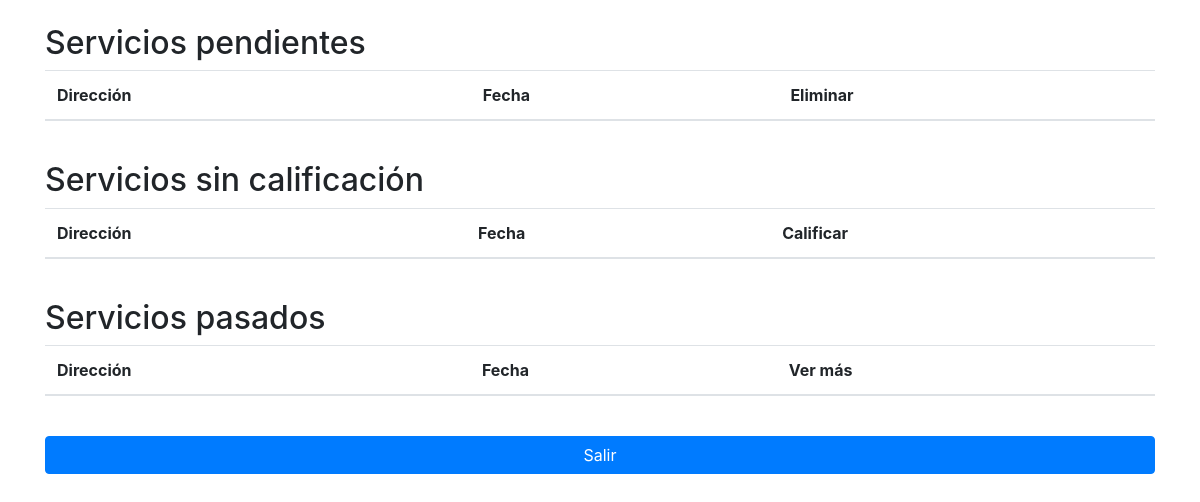
Before: /history.php (signed in) with the older database file.
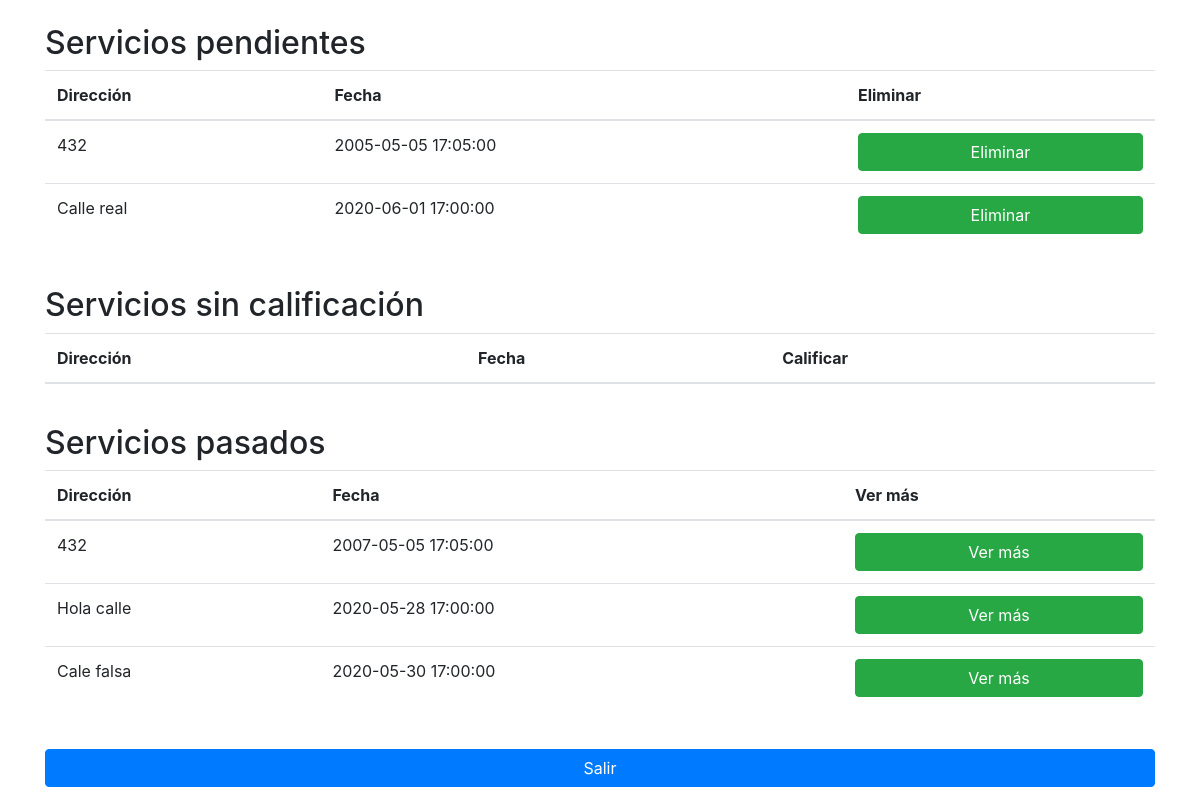
After: the same page with the newer database file.
### tables this page shows
CREATE TABLE `task` (
  `id` int(11) NOT NULL,
  `idClient` int(11) NOT NULL,
  `name` text NOT NULL,
  `phone` int(11) NOT NULL,
  `address` text NOT NULL,
  `amount` float NOT NULL,
  `time` datetime NOT NULL,
  `idCleaner` int(11) NOT NULL,
  `review` varchar(511) NOT NULL,
  `score` int(11) NOT NULL
);

### history.php (the view, shortened to what this page needs)
<?php
    include("config.php");
?>
<!DOCTYPE html>
<html lang="en">
<head>
    <link rel="stylesheet" href="https://maxcdn.bootstrapcdn.com/bootstrap/4.4.1/css/bootstrap.min.css">
    <link rel="stylesheet" href="alert.css">
</head>
<body>
    <div class="container">
        <br>
        <h2> Servicios pendientes </h2>
        <table class="table">
            <thead>
                <tr>
                    <th>Dirección</th>
                    <th>Fecha</th>
                    <th>Eliminar</th>
                </tr>
            </thead>
            <tbody>
                <?php
                $sql = "SELECT * FROM task WHERE idCleaner = -1;";
                $result = mysqli_query($db, $sql);
                while($row = mysqli_fetch_assoc($result)) {
                    echo
                        '<tr>'.
                            '<td>'.$row["address"].'</td>'.
                            '<td>'.$row["time"].'</td>'.
                            '<td>'.
                                '<form  action = "history.php" method="POST">'.
                                    '<input type="hidden" id="idTask" name="idTask" value="'.$row['id'].'">'.
                                    '<button type="submit" class="btn btn-success col">  Eliminar  </button>'.
                                '</form>'.
                            '</td>'.
                        '</tr>';
                }
                ?>
            </tbody>
        </table>
        <br>
        <h2> Servicios sin calificación </h2>
        <table class="table">
            <thead>
                <tr>
                    <th>Dirección</th>
                    <th>Fecha</th>
                    <th>Calificar</th>
                </tr>
            </thead>
        </table>
        <br>
        <h2> Servicios pasados </h2>
        <table class="table">
            <thead>
                <tr>
                    <th>Dirección</th>
                    <th>Fecha</th>
                    <th>Ver más</th>
                </tr>
            </thead>
            <tbody>
                <?php
                $sql = "SELECT * FROM task WHERE idCleaner != -1 AND score != -1;";
                $result = mysqli_query($db, $sql);
                while($row = mysqli_fetch_assoc($result)) {
                    echo
                        '<tr>'.
                            '<td>'.$row["address"].'</td>'.
                            '<td>'.$row["time"].'</td>'.
                            '<td>'.
                                '<form  action = "viewTask.php" method="POST">'.
                                    '<input type="hidden" id="idTask" name="idTask" value="'.$row['id'].'">'.
                                    '<button type="submit" class="btn btn-success col">  Ver más  </button>'.
                                '</form>'.
                            '</td>'.
                        '</tr>';
                }
                ?>
            </tbody>
        </table>
        <br>
        <div>
            <form  action = "menuClient.php" method="POST">
                <button type="submit" class="btn btn-primary col">Salir</button>
            </form>
        </div>
    </div>
</body>
</html>

Changed rows visible on the page:
added task: address "432", time "2005-05-05 17:05:00", shown under "Servicios pendientes"
added task: address "Calle real", time "2020-06-01 17:00:00", shown under "Servicios pendientes"
added task: address "432", time "2007-05-05 17:05:00", shown under "Servicios pasados"
added task: address "Hola calle", time "2020-05-28 17:00:00", shown under "Servicios pasados"
added task: address "Cale falsa", time "2020-05-30 17:00:00", shown under "Servicios pasados"
